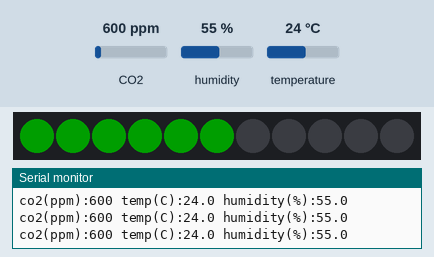
The sketch below on a simulated Arduino Nano, built with avr-gcc and run on an emulated ATmega328P. Shown: 11 RGB LEDs in strip order, left to right, the last lines printed to the serial monitor. The test bench sets the inputs (shaded band); at power-on: CO2 600 ppm, humidity 55 %, temperature 24 °C. Dim RGB values are drawn brighter than linear.

Above: at 1.3 s.
1.4 s: CO2 set to 1050 ppm
At 2.5 s:
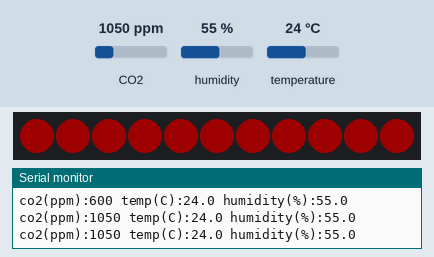
3.0 s: CO2 set to 978 ppm
At 4.1 s:
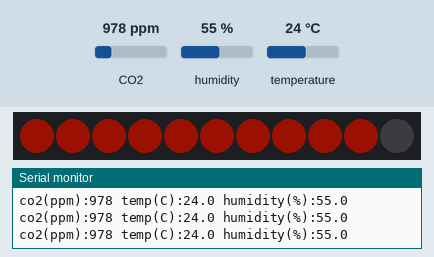
4.5 s: CO2 set to 452 ppm
At 5.6 s:
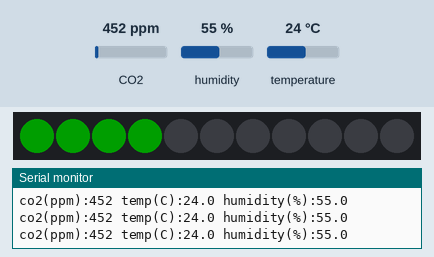
6.0 s: CO2 set to 1700 ppm
At 7.1 s:
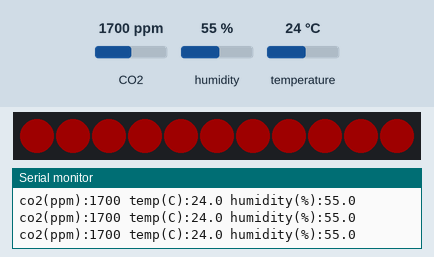
Timing chart, 0 to 8.5 s (numbered marks = the images above; inputs shaded):
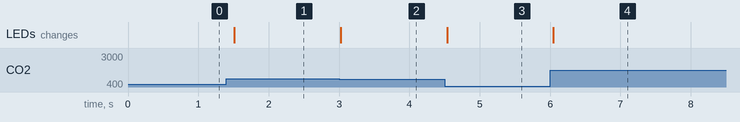

Measured:
- the behaviour switches between 1000 and 999 ppm on CO2 (found by bisection; images 1 and 2)
- after the input at 1.4 s, the LEDs: change after 0.11 s (image 1)
- after the input at 3.0 s, the LEDs: change at once (image 2)
- after the input at 4.5 s, the LEDs: change at once (image 3)
- after the input at 6.0 s, the LEDs: change at once (image 4)

The sketch:

co2badge.ino
```cpp
// (licence header left out)
#include <Wire.h>

#include <Adafruit_NeoPixel.h>
#define LED_PIN 4
#define LED_COUNT 11
Adafruit_NeoPixel strip(LED_COUNT, LED_PIN, NEO_GRB + NEO_KHZ800);

#include "SparkFun_SCD30_Arduino_Library.h" //Click here to get the library: http://librarymanager/All#SparkFun_SCD30
SCD30 airSensor;
#define CO2_WARN_TRESHOLD 800
#define CO2_FULL_RED_TRESHOLD 1000
#define CO2_LED_MAPPING_MAX 1000
#define CO2_READING_DUTTY_CYCLE 500


void setup()
{
  // Start the serial console for the printouts
  Serial.begin(115200);
  // Initiate I2C communication
  Wire.begin();


  // Initialize the NeoPixel ring on the badge
  strip.begin();
  strip.show(); // all off
  strip.setBrightness(30); // max 255

  Serial.println("CO2 Traffic light on MakeZurich 2020 badge");

  if (airSensor.begin() == false)
  {
    Serial.println("Air sensor not detected. Please check wiring. Freezing...");
    while (1)
      ;
  }

  //The SCD30 has data ready every two seconds
}

void loop()
{
  if (airSensor.dataAvailable())
  {
    Serial.print("co2(ppm):");
    int currentCO2 = airSensor.getCO2();
    Serial.print(currentCO2);

    // Map the current CO2 value to the range of the 11 LEDs on the badge
    int n = map(currentCO2, 0, CO2_LED_MAPPING_MAX, 0, LED_COUNT);
    for (int i = 0; i < n; i++) {
      if(currentCO2 < CO2_WARN_TRESHOLD) {
        // Set to full green until we reach CO2_WARN_TRESHOLD
        strip.setPixelColor(i, strip.Color(0, 255, 0));
      } else if(currentCO2 < CO2_FULL_RED_TRESHOLD) {
        // Mapping green and red values oposite to get a transition between the colors for values
        // between CO2_WARN_THRESHOLD and CO2_FULL_RED_TRESHOLD
        int valred = map(currentCO2, CO2_WARN_TRESHOLD, CO2_FULL_RED_TRESHOLD, 0, 255);
        int valgreen = map(currentCO2, CO2_WARN_TRESHOLD, CO2_FULL_RED_TRESHOLD, 255, 0);
        strip.setPixelColor(i, strip.Color(valred, valgreen, 0));
      } else {
        // Set to full red as we breached the critical limit
        strip.setPixelColor(i, strip.Color(255, 0, 0));
      }
    }
    for (int j = n; j < LED_COUNT; j++) {
      //set remaining LEDs off
      strip.setPixelColor(j, strip.Color(0, 0, 0));
    }
    strip.show();

    Serial.print(" temp(C):");
    Serial.print(airSensor.getTemperature(), 1);

    Serial.print(" humidity(%):");
    Serial.print(airSensor.getHumidity(), 1);

    Serial.println();
  }

  delay(CO2_READING_DUTTY_CYCLE);
}
```
